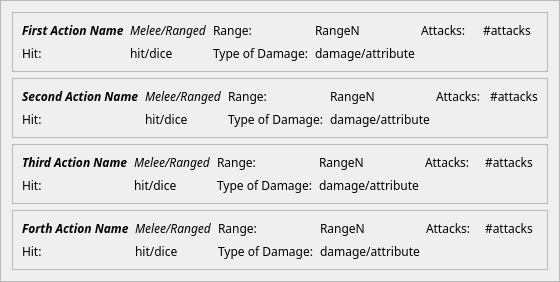
         <widget class="QFrame" name="frame_7">
          <property name="font">
           <font>
            <family>Merriweather</family>
           </font>
          </property>
          <property name="frameShape">
           <enum>QFrame::StyledPanel</enum>
          </property>
          <property name="frameShadow">
           <enum>QFrame::Raised</enum>
          </property>
          <layout class="QVBoxLayout" name="verticalLayout_2">
           <item>
            <widget class="QFrame" name="frame_6">
             <property name="font">
              <font>
               <family>Merriweather</family>
              </font>
             </property>
             <property name="frameShape">
              <enum>QFrame::StyledPanel</enum>
             </property>
             <property name="frameShadow">
              <enum>QFrame::Raised</enum>
             </property>
             <layout class="QGridLayout" name="gridLayout_7">
              <item row="0" column="2">
               <widget class="QLabel" name="label_51">
                <property name="font">
                 <font>
                  <family>Merriweather</family>
                 </font>
                </property>
                <property name="text">
                 <string>Range: </string>
                </property>
               </widget>
              </item>
              <item row="0" column="4">
               <widget class="QLabel" name="label_54">
                <property name="font">
                 <font>
                  <family>Merriweather</family>
                 </font>
                </property>
                <property name="text">
                 <string>Attacks: </string>
                </property>
               </widget>
              </item>
              <item row="0" column="5">
               <widget class="QLabel" name="label_55">
                <property name="font">
                 <font>
                  <family>Merriweather</family>
                 </font>
                </property>
                <property name="text">
                 <string>#attacks</string>
                </property>
               </widget>
              </item>
              <item row="0" column="3">
               <widget class="QLabel" name="label_52">
                <property name="font">
                 <font>
                  <family>Merriweather</family>
                 </font>
                </property>
                <property name="text">
                 <string>RangeN</string>
                </property>
               </widget>
              </item>
              <item row="0" column="0">
               <widget class="QLabel" name="label_47">
                <property name="font">
                 <font>
                  <family>Merriweather</family>
                 </font>
                </property>
                <property name="text">
                 <string>&lt;html&gt;&lt;head/&gt;&lt;body&gt;&lt;p&gt;&lt;span style=&quot; font-weight:700; font-style:italic;&quot;&gt;First Action Name&lt;/span&gt;&lt;/p&gt;&lt;/body&gt;&lt;/html&gt;</string>
                </property>
               </widget>
              </item>
              <item row="0" column="1">
               <widget class="QLabel" name="label_48">
                <property name="font">
                 <font>
                  <family>Merriweather</family>
                 </font>
                </property>
                <property name="text">
                 <string>&lt;html&gt;&lt;head/&gt;&lt;body&gt;&lt;p&gt;&lt;span style=&quot; font-style:italic;&quot;&gt;Melee/Ranged&lt;/span&gt;&lt;/p&gt;&lt;/body&gt;&lt;/html&gt;</string>
                </property>
               </widget>
              </item>
              <item row="1" column="0">
               <widget class="QLabel" name="label_56">
                <property name="font">
                 <font>
                  <family>Merriweather</family>
                 </font>
                </property>
                <property name="text">
                 <string>Hit:</string>
                </property>
               </widget>
              </item>
              <item row="1" column="1">
               <widget class="QLabel" name="label_57">
                <property name="font">
                 <font>
                  <family>Merriweather</family>
                 </font>
                </property>
                <property name="text">
                 <string>hit/dice</string>
                </property>
               </widget>
              </item>
              <item row="1" column="2">
               <widget class="QLabel" name="label_58">
                <property name="font">
                 <font>
                  <family>Merriweather</family>
                 </font>
                </property>
                <property name="text">
                 <string>Type of Damage:</string>
                </property>
               </widget>
              </item>
              <item row="1" column="3">
               <widget class="QLabel" name="label_60">
                <property name="font">
                 <font>
                  <family>Merriweather</family>
                 </font>
                </property>
                <property name="text">
                 <string>damage/attribute</string>
                </property>
               </widget>
              </item>
             </layout>
            </widget>
           </item>
           <item>
            <widget class="QFrame" name="frame_8">
             <property name="font">
              <font>
               <family>Merriweather</family>
              </font>
             </property>
             <property name="frameShape">
              <enum>QFrame::StyledPanel</enum>
             </property>
             <property name="frameShadow">
              <enum>QFrame::Raised</enum>
             </property>
             <layout class="QGridLayout" name="gridLayout_8">
              <item row="0" column="3">
               <widget class="QLabel" name="label_62">
                <property name="font">
                 <font>
                  <family>Merriweather</family>
                 </font>
                </property>
                <property name="text">
                 <string>RangeN</string>
                </property>
               </widget>
              </item>
              <item row="0" column="4">
               <widget class="QLabel" name="label_66">
                <property name="font">
                 <font>
                  <family>Merriweather</family>
                 </font>
                </property>
                <property name="text">
                 <string>Attacks: </string>
                </property>
               </widget>
              </item>
              <item row="0" column="0">
               <widget class="QLabel" name="label_68">
                <property name="font">
                 <font>
                  <family>Merriweather</family>
                 </font>
                </property>
                <property name="text">
                 <string>&lt;html&gt;&lt;head/&gt;&lt;body&gt;&lt;p&gt;&lt;span style=&quot; font-weight:700; font-style:italic;&quot;&gt;Second Action Name&lt;/span&gt;&lt;/p&gt;&lt;/body&gt;&lt;/html&gt;</string>
                </property>
               </widget>
              </item>
              <item row="0" column="1">
               <widget class="QLabel" name="label_69">
                <property name="font">
                 <font>
                  <family>Merriweather</family>
                 </font>
                </property>
                <property name="text">
                 <string>&lt;html&gt;&lt;head/&gt;&lt;body&gt;&lt;p&gt;&lt;span style=&quot; font-style:italic;&quot;&gt;Melee/Ranged&lt;/span&gt;&lt;/p&gt;&lt;/body&gt;&lt;/html&gt;</string>
                </property>
               </widget>
              </item>
              <item row="0" column="5">
               <widget class="QLabel" name="label_61">
                <property name="font">
                 <font>
                  <family>Merriweather</family>
                 </font>
                </property>
                <property name="text">
                 <string>#attacks</string>
                </property>
               </widget>
              </item>
              <item row="0" column="2">
               <widget class="QLabel" name="label_71">
                <property name="font">
                 <font>
                  <family>Merriweather</family>
                 </font>
                </property>
                <property name="text">
                 <string>Range: </string>
                </property>
               </widget>
              </item>
              <item row="2" column="0">
               <widget class="QLabel" name="label_64">
                <property name="font">
                 <font>
                  <family>Merriweather</family>
                 </font>
                </property>
                <property name="text">
                 <string>Hit:</string>
                </property>
               </widget>
              </item>
              <item row="2" column="1">
               <widget class="QLabel" name="label_65">
                <property name="font">
                 <font>
                  <family>Merriweather</family>
                 </font>
                </property>
                <property name="text">
                 <string>hit/dice</string>
                </property>
               </widget>
              </item>
              <item row="2" column="2">
               <widget class="QLabel" name="label_70">
                <property name="font">
                 <font>
                  <family>Merriweather</family>
                 </font>
                </property>
                <property name="text">
                 <string>Type of Damage:</string>
                </property>
               </widget>
              </item>
              <item row="2" column="3">
               <widget class="QLabel" name="label_63">
                <property name="font">
                 <font>
                  <family>Merriweather</family>
                 </font>
                </property>
                <property name="text">
                 <string>damage/attribute</string>
                </property>
               </widget>
              </item>
             </layout>
            </widget>
           </item>
           <item>
            <widget class="QFrame" name="frame_9">
             <property name="font">
              <font>
               <family>Merriweather</family>
              </font>
             </property>
             <property name="frameShape">
              <enum>QFrame::StyledPanel</enum>
             </property>
             <property name="frameShadow">
              <enum>QFrame::Raised</enum>
             </property>
             <layout class="QGridLayout" name="gridLayout_9">
              <item row="0" column="0">
               <widget class="QLabel" name="label_49">
                <property name="font">
                 <font>
                  <family>Merriweather</family>
                 </font>
                </property>
                <property name="text">
                 <string>&lt;html&gt;&lt;head/&gt;&lt;body&gt;&lt;p&gt;&lt;span style=&quot; font-weight:700; font-style:italic;&quot;&gt;Third Action Name&lt;/span&gt;&lt;/p&gt;&lt;/body&gt;&lt;/html&gt;</string>
                </property>
               </widget>
              </item>
              <item row="0" column="3">
               <widget class="QLabel" name="label_72">
                <property name="font">
                 <font>
                  <family>Merriweather</family>
                 </font>
                </property>
                <property name="text">
                 <string>RangeN</string>
                </property>
               </widget>
              </item>
              <item row="0" column="5">
               <widget class="QLabel" name="label_59">
                <property name="font">
                 <font>
                  <family>Merriweather</family>
                 </font>
                </property>
                <property name="text">
                 <string>#attacks</string>
                </property>
               </widget>
              </item>
              <item row="0" column="4">
               <widget class="QLabel" name="label_76">
                <property name="font">
                 <font>
                  <family>Merriweather</family>
                 </font>
                </property>
                <property name="text">
                 <string>Attacks: </string>
                </property>
               </widget>
              </item>
              <item row="0" column="2">
               <widget class="QLabel" name="label_79">
                <property name="font">
                 <font>
                  <family>Merriweather</family>
                 </font>
                </property>
                <property name="text">
                 <string>Range: </string>
                </property>
               </widget>
              </item>
              <item row="0" column="1">
               <widget class="QLabel" name="label_50">
                <property name="font">
                 <font>
                  <family>Merriweather</family>
                 </font>
                </property>
                <property name="text">
                 <string>&lt;html&gt;&lt;head/&gt;&lt;body&gt;&lt;p&gt;&lt;span style=&quot; font-style:italic;&quot;&gt;Melee/Ranged&lt;/span&gt;&lt;/p&gt;&lt;/body&gt;&lt;/html&gt;</string>
                </property>
               </widget>
              </item>
              <item row="1" column="0">
               <widget class="QLabel" name="label_74">
                <property name="font">
                 <font>
                  <family>Merriweather</family>
                 </font>
                </property>
                <property name="text">
                 <string>Hit:</string>
                </property>
               </widget>
              </item>
              <item row="1" column="1">
               <widget class="QLabel" name="label_75">
                <property name="font">
                 <font>
                  <family>Merriweather</family>
                 </font>
                </property>
                <property name="text">
                 <string>hit/dice</string>
                </property>
               </widget>
              </item>
              <item row="1" column="2">
               <widget class="QLabel" name="label_78">
                <property name="font">
                 <font>
                  <family>Merriweather</family>
                 </font>
                </property>
                <property name="text">
                 <string>Type of Damage:</string>
                </property>
               </widget>
              </item>
              <item row="1" column="3">
               <widget class="QLabel" name="label_73">
                <property name="font">
                 <font>
                  <family>Merriweather</family>
                 </font>
                </property>
                <property name="text">
                 <string>damage/attribute</string>
                </property>
               </widget>
              </item>
             </layout>
            </widget>
           </item>
           <item>
            <widget class="QFrame" name="frame_10">
             <property name="frameShape">
              <enum>QFrame::StyledPanel</enum>
             </property>
             <property name="frameShadow">
              <enum>QFrame::Raised</enum>
             </property>
             <layout class="QGridLayout" name="gridLayout_10">
              <item row="0" column="2">
               <widget class="QLabel" name="label_90">
                <property name="font">
                 <font>
                  <family>Merriweather</family>
                 </font>
                </property>
                <property name="text">
                 <string>Range: </string>
                </property>
               </widget>
              </item>
              <item row="0" column="0">
               <widget class="QLabel" name="label_87">
                <property name="font">
                 <font>
                  <family>Merriweather</family>
                 </font>
                </property>
                <property name="text">
                 <string>&lt;html&gt;&lt;head/&gt;&lt;body&gt;&lt;p&gt;&lt;span style=&quot; font-weight:700; font-style:italic;&quot;&gt;Forth Action Name&lt;/span&gt;&lt;/p&gt;&lt;/body&gt;&lt;/html&gt;</string>
                </property>
               </widget>
              </item>
              <item row="0" column="5">
               <widget class="QLabel" name="label_80">
                <property name="font">
                 <font>
                  <family>Merriweather</family>
                 </font>
                </property>
                <property name="text">
                 <string>#attacks</string>
                </property>
               </widget>
              </item>
              <item row="0" column="3">
               <widget class="QLabel" name="label_81">
                <property name="font">
                 <font>
                  <family>Merriweather</family>
                 </font>
                </property>
                <property name="text">
                 <string>RangeN</string>
                </property>
               </widget>
              </item>
              <item row="0" column="4">
               <widget class="QLabel" name="label_85">
                <property name="font">
                 <font>
                  <family>Merriweather</family>
                 </font>
                </property>
                <property name="text">
                 <string>Attacks: </string>
                </property>
               </widget>
              </item>
              <item row="0" column="1">
               <widget class="QLabel" name="label_88">
                <property name="font">
                 <font>
                  <family>Merriweather</family>
                 </font>
                </property>
                <property name="text">
                 <string>&lt;html&gt;&lt;head/&gt;&lt;body&gt;&lt;p&gt;&lt;span style=&quot; font-style:italic;&quot;&gt;Melee/Ranged&lt;/span&gt;&lt;/p&gt;&lt;/body&gt;&lt;/html&gt;</string>
                </property>
               </widget>
              </item>
              <item row="1" column="0">
               <widget class="QLabel" name="label_83">
                <property name="font">
                 <font>
                  <family>Merriweather</family>
                 </font>
                </property>
                <property name="text">
                 <string>Hit:</string>
                </property>
               </widget>
              </item>
              <item row="1" column="1">
               <widget class="QLabel" name="label_84">
                <property name="font">
                 <font>
                  <family>Merriweather</family>
                 </font>
                </property>
                <property name="text">
                 <string>hit/dice</string>
                </property>
               </widget>
              </item>
              <item row="1" column="2">
               <widget class="QLabel" name="label_89">
                <property name="font">
                 <font>
                  <family>Merriweather</family>
                 </font>
                </property>
                <property name="text">
                 <string>Type of Damage:</string>
                </property>
               </widget>
              </item>
              <item row="1" column="3">
               <widget class="QLabel" name="label_82">
                <property name="font">
                 <font>
                  <family>Merriweather</family>
                 </font>
                </property>
                <property name="text">
                 <string>damage/attribute</string>
                </property>
               </widget>
              </item>
             </layout>
            </widget>
           </item>
          </layout>
         </widget>
